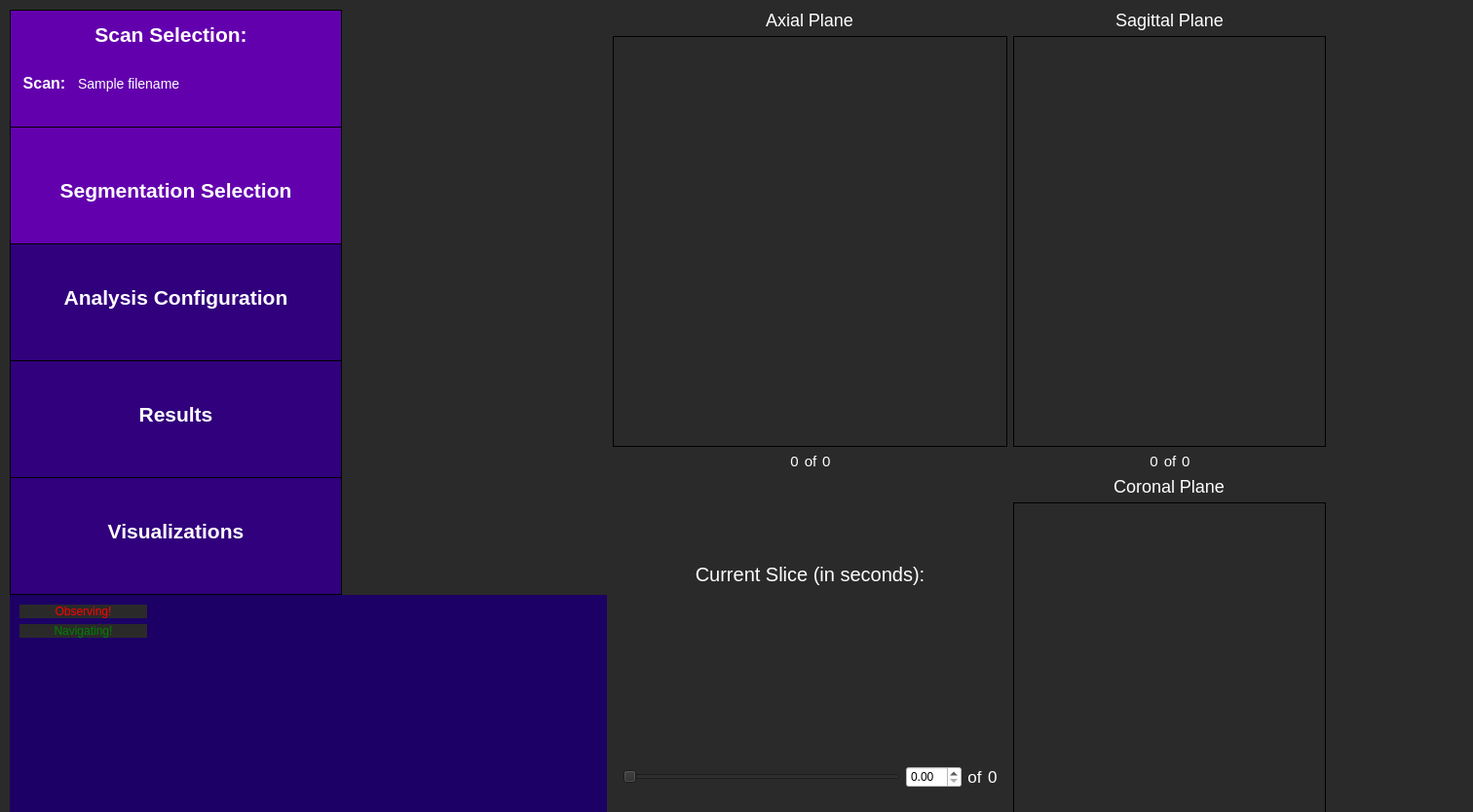
<?xml version="1.0" encoding="UTF-8"?>
<ui version="4.0">
 <class>confirmVoi</class>
 <widget class="QWidget" name="confirmVoi">
  <property name="geometry">
   <rect>
    <x>0</x>
    <y>0</y>
    <width>1512</width>
    <height>834</height>
   </rect>
  </property>
  <property name="minimumSize">
   <size>
    <width>0</width>
    <height>0</height>
   </size>
  </property>
  <property name="windowTitle">
   <string>Confirm Segmentation</string>
  </property>
  <property name="styleSheet">
   <string notr="true">QWidget {
	background: rgb(42, 42, 42);
}</string>
  </property>
  <widget class="QWidget" name="horizontalLayoutWidget_4">
   <property name="geometry">
    <rect>
     <x>10</x>
     <y>10</y>
     <width>1351</width>
     <height>951</height>
    </rect>
   </property>
   <layout class="QHBoxLayout" name="full_screen_layout" stretch="0,0">
    <item>
     <layout class="QVBoxLayout" name="side_bar_layout" stretch="0,0">
      <property name="spacing">
       <number>0</number>
      </property>
      <property name="sizeConstraint">
       <enum>QLayout::SetMaximumSize</enum>
      </property>
      <item>
       <widget class="QWidget" name="sidebar" native="true">
        <property name="minimumSize">
         <size>
          <width>341</width>
          <height>601</height>
         </size>
        </property>
        <property name="maximumSize">
         <size>
          <width>241</width>
          <height>601</height>
         </size>
        </property>
        <property name="toolTip">
         <string>&lt;html&gt;&lt;head/&gt;&lt;body&gt;&lt;p&gt;&lt;br/&gt;&lt;/p&gt;&lt;/body&gt;&lt;/html&gt;</string>
        </property>
        <property name="styleSheet">
         <string notr="true">QWidget {
	background-color: rgb(28, 0, 101);
}</string>
        </property>
        <widget class="QFrame" name="scanSelectionSidebar_2">
         <property name="geometry">
          <rect>
           <x>0</x>
           <y>0</y>
           <width>341</width>
           <height>121</height>
          </rect>
         </property>
         <property name="minimumSize">
          <size>
           <width>341</width>
           <height>121</height>
          </size>
         </property>
         <property name="maximumSize">
          <size>
           <width>341</width>
           <height>121</height>
          </size>
         </property>
         <property name="styleSheet">
          <string notr="true">QFrame {
	background-color: rgb(99, 0, 174);
	border: 1px solid black;
}</string>
         </property>
         <property name="frameShape">
          <enum>QFrame::StyledPanel</enum>
         </property>
         <property name="frameShadow">
          <enum>QFrame::Raised</enum>
         </property>
         <widget class="QLabel" name="scanSelectionLabelSidebar_2">
          <property name="geometry">
           <rect>
            <x>70</x>
            <y>0</y>
            <width>191</width>
            <height>51</height>
           </rect>
          </property>
          <property name="styleSheet">
           <string notr="true">QLabel {
	font-size: 21px;
	color: rgb(255, 255, 255);
	background-color: rgba(255, 255, 255, 0);
	border: 0px;
	font-weight: bold;
}</string>
          </property>
          <property name="text">
           <string>Scan Selection:</string>
          </property>
          <property name="alignment">
           <set>Qt::AlignCenter</set>
          </property>
         </widget>
         <widget class="QLabel" name="scanLabel_2">
          <property name="geometry">
           <rect>
            <x>-60</x>
            <y>50</y>
            <width>191</width>
            <height>51</height>
           </rect>
          </property>
          <property name="styleSheet">
           <string notr="true">QLabel {
	font-size: 16px;
	color: rgb(255, 255, 255);
	background-color: rgba(255, 255, 255, 0);
	border: 0px;
	font-weight: bold;
}</string>
          </property>
          <property name="text">
           <string>Scan:</string>
          </property>
          <property name="alignment">
           <set>Qt::AlignCenter</set>
          </property>
         </widget>
         <widget class="QLabel" name="scan_name_input">
          <property name="geometry">
           <rect>
            <x>70</x>
            <y>50</y>
            <width>261</width>
            <height>51</height>
           </rect>
          </property>
          <property name="styleSheet">
           <string notr="true">QLabel {
	font-size: 14px;
	color: rgb(255, 255, 255);
	background-color: rgba(255, 255, 255, 0);
	border: 0px;
}</string>
          </property>
          <property name="text">
           <string>Sample filename </string>
          </property>
          <property name="alignment">
           <set>Qt::AlignLeading|Qt::AlignLeft|Qt::AlignVCenter</set>
          </property>
         </widget>
        </widget>
        <widget class="QFrame" name="segSidebar_2">
         <property name="geometry">
          <rect>
           <x>0</x>
           <y>120</y>
           <width>341</width>
           <height>121</height>
          </rect>
         </property>
         <property name="maximumSize">
          <size>
           <width>341</width>
           <height>121</height>
          </size>
         </property>
         <property name="styleSheet">
          <string notr="true">QFrame {
	background-color: rgb(99, 0, 174);
	border: 1px solid black;
}</string>
         </property>
         <property name="frameShape">
          <enum>QFrame::StyledPanel</enum>
         </property>
         <property name="frameShadow">
          <enum>QFrame::Raised</enum>
         </property>
         <widget class="QLabel" name="segSidebarLabel_2">
          <property name="geometry">
           <rect>
            <x>0</x>
            <y>40</y>
            <width>341</width>
            <height>51</height>
           </rect>
          </property>
          <property name="styleSheet">
           <string notr="true">QLabel {
	font-size: 21px;
	color: rgb(255, 255, 255);
	background-color: rgba(255, 255, 255, 0);
	border: 0px;
	font-weight: bold;
}</string>
          </property>
          <property name="text">
           <string>Segmentation Selection</string>
          </property>
          <property name="alignment">
           <set>Qt::AlignCenter</set>
          </property>
         </widget>
        </widget>
        <widget class="QFrame" name="resultsSidebar_2">
         <property name="geometry">
          <rect>
           <x>0</x>
           <y>360</y>
           <width>341</width>
           <height>121</height>
          </rect>
         </property>
         <property name="minimumSize">
          <size>
           <width>341</width>
           <height>121</height>
          </size>
         </property>
         <property name="maximumSize">
          <size>
           <width>341</width>
           <height>121</height>
          </size>
         </property>
         <property name="styleSheet">
          <string notr="true">QFrame {
	background-color:  rgb(49, 0, 124);
	border: 1px solid black;
}</string>
         </property>
         <property name="frameShape">
          <enum>QFrame::StyledPanel</enum>
         </property>
         <property name="frameShadow">
          <enum>QFrame::Raised</enum>
         </property>
         <widget class="QLabel" name="resultsLabel_2">
          <property name="geometry">
           <rect>
            <x>0</x>
            <y>30</y>
            <width>341</width>
            <height>51</height>
           </rect>
          </property>
          <property name="styleSheet">
           <string notr="true">QLabel {
	font-size: 21px;
	color: rgb(255, 255, 255);
	background-color: rgba(255, 255, 255, 0);
	border: 0px;
	font-weight: bold;
}</string>
          </property>
          <property name="text">
           <string>Results</string>
          </property>
          <property name="alignment">
           <set>Qt::AlignCenter</set>
          </property>
         </widget>
        </widget>
        <widget class="QFrame" name="visualizationsSidebar_2">
         <property name="geometry">
          <rect>
           <x>0</x>
           <y>480</y>
           <width>341</width>
           <height>121</height>
          </rect>
         </property>
         <property name="minimumSize">
          <size>
           <width>341</width>
           <height>121</height>
          </size>
         </property>
         <property name="maximumSize">
          <size>
           <width>341</width>
           <height>121</height>
          </size>
         </property>
         <property name="styleSheet">
          <string notr="true">QFrame {
	background-color:  rgb(49, 0, 124);
	border: 1px solid black;
}</string>
         </property>
         <property name="frameShape">
          <enum>QFrame::StyledPanel</enum>
         </property>
         <property name="frameShadow">
          <enum>QFrame::Raised</enum>
         </property>
         <widget class="QLabel" name="visualizationsLabel_2">
          <property name="geometry">
           <rect>
            <x>20</x>
            <y>30</y>
            <width>301</width>
            <height>51</height>
           </rect>
          </property>
          <property name="styleSheet">
           <string notr="true">QLabel {
	font-size: 21px;
	color: rgb(255, 255, 255);
	background-color: rgba(255, 255, 255, 0);
	border: 0px;
	font-weight: bold;
}</string>
          </property>
          <property name="text">
           <string>Visualizations</string>
          </property>
          <property name="alignment">
           <set>Qt::AlignCenter</set>
          </property>
         </widget>
        </widget>
        <widget class="QFrame" name="analysisConfigSidebar_2">
         <property name="geometry">
          <rect>
           <x>0</x>
           <y>240</y>
           <width>341</width>
           <height>121</height>
          </rect>
         </property>
         <property name="maximumSize">
          <size>
           <width>341</width>
           <height>121</height>
          </size>
         </property>
         <property name="styleSheet">
          <string notr="true">QFrame {
	background-color: rgb(49, 0, 124);
	border: 1px solid black;
}</string>
         </property>
         <property name="frameShape">
          <enum>QFrame::StyledPanel</enum>
         </property>
         <property name="frameShadow">
          <enum>QFrame::Raised</enum>
         </property>
         <widget class="QLabel" name="analysisConfigLabel_2">
          <property name="geometry">
           <rect>
            <x>0</x>
            <y>30</y>
            <width>341</width>
            <height>51</height>
           </rect>
          </property>
          <property name="styleSheet">
           <string notr="true">QLabel {
	font-size: 21px;
	color: rgb(255, 255, 255);
	background-color: rgba(255, 255, 255, 0);
	border: 0px;
	font-weight:bold;
}</string>
          </property>
          <property name="text">
           <string>Analysis Configuration</string>
          </property>
          <property name="alignment">
           <set>Qt::AlignCenter</set>
          </property>
         </widget>
        </widget>
       </widget>
      </item>
      <item>
       <widget class="QFrame" name="gridFrame_3">
        <property name="minimumSize">
         <size>
          <width>341</width>
          <height>0</height>
         </size>
        </property>
        <property name="maximumSize">
         <size>
          <width>341</width>
          <height>16777215</height>
         </size>
        </property>
        <property name="styleSheet">
         <string notr="true">QFrame {
	background-color: rgb(28, 0, 101);
}</string>
        </property>
        <layout class="QGridLayout" name="backButtonGrid_4" rowstretch="0,0,0,0">
         <property name="sizeConstraint">
          <enum>QLayout::SetMinAndMaxSize</enum>
         </property>
         <property name="leftMargin">
          <number>10</number>
         </property>
         <property name="topMargin">
          <number>10</number>
         </property>
         <property name="rightMargin">
          <number>10</number>
         </property>
         <property name="bottomMargin">
          <number>10</number>
         </property>
         <item row="0" column="0">
          <widget class="QLabel" name="observing_label">
           <property name="styleSheet">
            <string notr="true">QLabel { background-color : rgb(42, 42, 42); color : red; }</string>
           </property>
           <property name="text">
            <string>Observing!</string>
           </property>
           <property name="alignment">
            <set>Qt::AlignCenter</set>
           </property>
          </widget>
         </item>
         <item row="1" column="0">
          <widget class="QLabel" name="navigating_label">
           <property name="styleSheet">
            <string notr="true">QLabel { background-color : rgb(42, 42, 42); color : green; }</string>
           </property>
           <property name="text">
            <string>Navigating!</string>
           </property>
           <property name="alignment">
            <set>Qt::AlignCenter</set>
           </property>
          </widget>
         </item>
         <item row="3" column="1">
          <spacer name="horizontalSpacer_4">
           <property name="orientation">
            <enum>Qt::Horizontal</enum>
           </property>
           <property name="sizeHint" stdset="0">
            <size>
             <width>40</width>
             <height>20</height>
            </size>
           </property>
          </spacer>
         </item>
         <item row="2" column="0">
          <spacer name="verticalSpacer_6">
           <property name="orientation">
            <enum>Qt::Vertical</enum>
           </property>
           <property name="sizeHint" stdset="0">
            <size>
             <width>20</width>
             <height>40</height>
            </size>
           </property>
          </spacer>
         </item>
         <item row="3" column="2">
          <widget class="QPushButton" name="toggle_crosshair_visibility_button">
           <property name="minimumSize">
            <size>
             <width>131</width>
             <height>41</height>
            </size>
           </property>
           <property name="maximumSize">
            <size>
             <width>131</width>
             <height>41</height>
            </size>
           </property>
           <property name="styleSheet">
            <string notr="true">QPushButton {
	color: white;
	font-size: 16px;
	background: rgb(90, 37, 255);
	border-radius: 15px;
}</string>
           </property>
           <property name="text">
            <string>Show/Hide Cross</string>
           </property>
          </widget>
         </item>
         <item row="3" column="0">
          <widget class="QPushButton" name="back_button">
           <property name="minimumSize">
            <size>
             <width>131</width>
             <height>41</height>
            </size>
           </property>
           <property name="maximumSize">
            <size>
             <width>131</width>
             <height>41</height>
            </size>
           </property>
           <property name="styleSheet">
            <string notr="true">QPushButton {
	color: white;
	font-size: 16px;
	background: rgb(90, 37, 255);
	border-radius: 15px;
}</string>
           </property>
           <property name="text">
            <string>Back</string>
           </property>
          </widget>
         </item>
        </layout>
       </widget>
      </item>
     </layout>
    </item>
    <item>
     <layout class="QGridLayout" name="voi_layout" columnstretch="1,1">
      <item row="0" column="1">
       <layout class="QVBoxLayout" name="verticalLayout_6">
        <item alignment="Qt::AlignHCenter|Qt::AlignVCenter">
         <widget class="QLabel" name="sag_plane_label">
          <property name="sizePolicy">
           <sizepolicy hsizetype="Fixed" vsizetype="Fixed">
            <horstretch>0</horstretch>
            <verstretch>0</verstretch>
           </sizepolicy>
          </property>
          <property name="styleSheet">
           <string notr="true">QLabel {
	font-size: 18px;
	color: rgb(255, 255, 255);
	background-color: rgba(255, 255, 255, 0);
}</string>
          </property>
          <property name="text">
           <string>Sagittal Plane</string>
          </property>
          <property name="alignment">
           <set>Qt::AlignCenter</set>
          </property>
          <property name="textInteractionFlags">
           <set>Qt::NoTextInteraction</set>
          </property>
         </widget>
        </item>
        <item>
         <widget class="QLabel" name="sag_plane">
          <property name="sizePolicy">
           <sizepolicy hsizetype="Preferred" vsizetype="Preferred">
            <horstretch>1</horstretch>
            <verstretch>1</verstretch>
           </sizepolicy>
          </property>
          <property name="minimumSize">
           <size>
            <width>321</width>
            <height>301</height>
           </size>
          </property>
          <property name="cursor">
           <cursorShape>ArrowCursor</cursorShape>
          </property>
          <property name="mouseTracking">
           <bool>true</bool>
          </property>
          <property name="frameShape">
           <enum>QFrame::Box</enum>
          </property>
          <property name="text">
           <string/>
          </property>
         </widget>
        </item>
        <item>
         <layout class="QHBoxLayout" name="horizontalLayout_7" stretch="1,0,1">
          <property name="spacing">
           <number>5</number>
          </property>
          <item alignment="Qt::AlignRight|Qt::AlignVCenter">
           <widget class="QLabel" name="sag_frame_num">
            <property name="sizePolicy">
             <sizepolicy hsizetype="Fixed" vsizetype="Fixed">
              <horstretch>0</horstretch>
              <verstretch>0</verstretch>
             </sizepolicy>
            </property>
            <property name="styleSheet">
             <string notr="true">QLabel {
	font-size: 15px;
	color: rgb(255, 255, 255);
	background-color: rgba(255, 255, 255, 0);
}</string>
            </property>
            <property name="text">
             <string>0</string>
            </property>
            <property name="alignment">
             <set>Qt::AlignCenter</set>
            </property>
            <property name="textInteractionFlags">
             <set>Qt::NoTextInteraction</set>
            </property>
           </widget>
          </item>
          <item alignment="Qt::AlignHCenter|Qt::AlignVCenter">
           <widget class="QLabel" name="sag_of_label">
            <property name="sizePolicy">
             <sizepolicy hsizetype="Fixed" vsizetype="Fixed">
              <horstretch>0</horstretch>
              <verstretch>0</verstretch>
             </sizepolicy>
            </property>
            <property name="styleSheet">
             <string notr="true">QLabel {
	font-size: 15px;
	color: rgb(255, 255, 255);
	background-color: rgba(255, 255, 255, 0);
}</string>
            </property>
            <property name="text">
             <string>of</string>
            </property>
            <property name="alignment">
             <set>Qt::AlignCenter</set>
            </property>
            <property name="textInteractionFlags">
             <set>Qt::NoTextInteraction</set>
            </property>
           </widget>
          </item>
          <item alignment="Qt::AlignLeft|Qt::AlignVCenter">
           <widget class="QLabel" name="sag_total_frames">
            <property name="sizePolicy">
             <sizepolicy hsizetype="Fixed" vsizetype="Fixed">
              <horstretch>0</horstretch>
              <verstretch>0</verstretch>
             </sizepolicy>
            </property>
            <property name="styleSheet">
             <string notr="true">QLabel {
	font-size: 15px;
	color: rgb(255, 255, 255);
	background-color: rgba(255, 255, 255, 0);
}</string>
            </property>
            <property name="text">
             <string>0</string>
            </property>
            <property name="alignment">
             <set>Qt::AlignLeading|Qt::AlignLeft|Qt::AlignVCenter</set>
            </property>
            <property name="textInteractionFlags">
             <set>Qt::NoTextInteraction</set>
            </property>
           </widget>
          </item>
         </layout>
        </item>
       </layout>
      </item>
      <item row="0" column="0">
       <layout class="QVBoxLayout" name="verticalLayout_4">
        <item alignment="Qt::AlignHCenter|Qt::AlignVCenter">
         <widget class="QLabel" name="ax_plane_label">
          <property name="sizePolicy">
           <sizepolicy hsizetype="Fixed" vsizetype="Fixed">
            <horstretch>0</horstretch>
            <verstretch>0</verstretch>
           </sizepolicy>
          </property>
          <property name="styleSheet">
           <string notr="true">QLabel {
	font-size: 18px;
	color: rgb(255, 255, 255);
	background-color: rgba(255, 255, 255, 0);
}</string>
          </property>
          <property name="text">
           <string>Axial Plane</string>
          </property>
          <property name="alignment">
           <set>Qt::AlignCenter</set>
          </property>
          <property name="textInteractionFlags">
           <set>Qt::NoTextInteraction</set>
          </property>
         </widget>
        </item>
        <item>
         <widget class="QLabel" name="ax_plane">
          <property name="sizePolicy">
           <sizepolicy hsizetype="Preferred" vsizetype="Preferred">
            <horstretch>1</horstretch>
            <verstretch>1</verstretch>
           </sizepolicy>
          </property>
          <property name="minimumSize">
           <size>
            <width>321</width>
            <height>301</height>
           </size>
          </property>
          <property name="cursor">
           <cursorShape>ArrowCursor</cursorShape>
          </property>
          <property name="mouseTracking">
           <bool>true</bool>
          </property>
          <property name="frameShape">
           <enum>QFrame::Box</enum>
          </property>
          <property name="text">
           <string/>
          </property>
         </widget>
        </item>
        <item>
         <layout class="QHBoxLayout" name="horizontalLayout_6" stretch="1,0,1">
          <property name="spacing">
           <number>5</number>
          </property>
          <property name="sizeConstraint">
           <enum>QLayout::SetDefaultConstraint</enum>
          </property>
          <item alignment="Qt::AlignRight|Qt::AlignVCenter">
           <widget class="QLabel" name="ax_frame_num">
            <property name="sizePolicy">
             <sizepolicy hsizetype="Fixed" vsizetype="Fixed">
              <horstretch>0</horstretch>
              <verstretch>0</verstretch>
             </sizepolicy>
            </property>
            <property name="styleSheet">
             <string notr="true">QLabel {
	font-size: 15px;
	color: rgb(255, 255, 255);
	background-color: rgba(255, 255, 255, 0);
}</string>
            </property>
            <property name="text">
             <string>0</string>
            </property>
            <property name="alignment">
             <set>Qt::AlignCenter</set>
            </property>
            <property name="textInteractionFlags">
             <set>Qt::NoTextInteraction</set>
            </property>
           </widget>
          </item>
          <item alignment="Qt::AlignHCenter|Qt::AlignVCenter">
           <widget class="QLabel" name="ax_of_label">
            <property name="sizePolicy">
             <sizepolicy hsizetype="Fixed" vsizetype="Fixed">
              <horstretch>0</horstretch>
              <verstretch>0</verstretch>
             </sizepolicy>
            </property>
            <property name="styleSheet">
             <string notr="true">QLabel {
	font-size: 15px;
	color: rgb(255, 255, 255);
	background-color: rgba(255, 255, 255, 0);
}</string>
            </property>
            <property name="text">
             <string>of</string>
            </property>
            <property name="alignment">
             <set>Qt::AlignCenter</set>
            </property>
            <property name="textInteractionFlags">
             <set>Qt::NoTextInteraction</set>
            </property>
           </widget>
          </item>
          <item alignment="Qt::AlignLeft|Qt::AlignVCenter">
           <widget class="QLabel" name="ax_total_frames">
            <property name="sizePolicy">
             <sizepolicy hsizetype="Fixed" vsizetype="Fixed">
              <horstretch>0</horstretch>
              <verstretch>0</verstretch>
             </sizepolicy>
            </property>
            <property name="styleSheet">
             <string notr="true">QLabel {
	font-size: 15px;
	color: rgb(255, 255, 255);
	background-color: rgba(255, 255, 255, 0);
}</string>
            </property>
            <property name="text">
             <string>0</string>
            </property>
            <property name="alignment">
             <set>Qt::AlignLeading|Qt::AlignLeft|Qt::AlignVCenter</set>
            </property>
            <property name="textInteractionFlags">
             <set>Qt::NoTextInteraction</set>
            </property>
           </widget>
          </item>
         </layout>
        </item>
       </layout>
      </item>
      <item row="1" column="1">
       <layout class="QVBoxLayout" name="verticalLayout_7">
        <item alignment="Qt::AlignHCenter|Qt::AlignVCenter">
         <widget class="QLabel" name="cor_plane_label">
          <property name="sizePolicy">
           <sizepolicy hsizetype="Fixed" vsizetype="Fixed">
            <horstretch>0</horstretch>
            <verstretch>0</verstretch>
           </sizepolicy>
          </property>
          <property name="styleSheet">
           <string notr="true">QLabel {
	font-size: 18px;
	color: rgb(255, 255, 255);
	background-color: rgba(255, 255, 255, 0);
}</string>
          </property>
          <property name="text">
           <string>Coronal Plane</string>
          </property>
          <property name="alignment">
           <set>Qt::AlignCenter</set>
          </property>
          <property name="textInteractionFlags">
           <set>Qt::NoTextInteraction</set>
          </property>
         </widget>
        </item>
        <item>
         <widget class="QLabel" name="cor_plane">
          <property name="sizePolicy">
           <sizepolicy hsizetype="Preferred" vsizetype="Preferred">
            <horstretch>1</horstretch>
            <verstretch>1</verstretch>
           </sizepolicy>
          </property>
          <property name="minimumSize">
           <size>
            <width>321</width>
            <height>301</height>
           </size>
          </property>
          <property name="cursor">
           <cursorShape>ArrowCursor</cursorShape>
          </property>
          <property name="mouseTracking">
           <bool>true</bool>
          </property>
          <property name="frameShape">
           <enum>QFrame::Box</enum>
          </property>
          <property name="text">
           <string/>
          </property>
         </widget>
        </item>
        <item>
         <layout class="QHBoxLayout" name="horizontalLayout_8" stretch="1,0,1">
          <property name="spacing">
           <number>5</number>
          </property>
          <item alignment="Qt::AlignRight|Qt::AlignVCenter">
           <widget class="QLabel" name="cor_frame_num">
            <property name="sizePolicy">
             <sizepolicy hsizetype="Fixed" vsizetype="Fixed">
              <horstretch>0</horstretch>
              <verstretch>0</verstretch>
             </sizepolicy>
            </property>
            <property name="styleSheet">
             <string notr="true">QLabel {
	font-size: 15px;
	color: rgb(255, 255, 255);
	background-color: rgba(255, 255, 255, 0);
}</string>
            </property>
            <property name="text">
             <string>0</string>
            </property>
            <property name="alignment">
             <set>Qt::AlignCenter</set>
            </property>
            <property name="textInteractionFlags">
             <set>Qt::NoTextInteraction</set>
            </property>
           </widget>
          </item>
          <item alignment="Qt::AlignHCenter|Qt::AlignVCenter">
           <widget class="QLabel" name="cor_of_label">
            <property name="sizePolicy">
             <sizepolicy hsizetype="Fixed" vsizetype="Fixed">
              <horstretch>0</horstretch>
              <verstretch>0</verstretch>
             </sizepolicy>
            </property>
            <property name="styleSheet">
             <string notr="true">QLabel {
	font-size: 15px;
	color: rgb(255, 255, 255);
	background-color: rgba(255, 255, 255, 0);
}</string>
            </property>
            <property name="text">
             <string>of</string>
            </property>
            <property name="alignment">
             <set>Qt::AlignCenter</set>
            </property>
            <property name="textInteractionFlags">
             <set>Qt::NoTextInteraction</set>
            </property>
           </widget>
          </item>
          <item alignment="Qt::AlignLeft|Qt::AlignVCenter">
           <widget class="QLabel" name="cor_total_frames">
            <property name="sizePolicy">
             <sizepolicy hsizetype="Fixed" vsizetype="Fixed">
              <horstretch>0</horstretch>
              <verstretch>0</verstretch>
             </sizepolicy>
            </property>
            <property name="styleSheet">
             <string notr="true">QLabel {
	font-size: 15px;
	color: rgb(255, 255, 255);
	background-color: rgba(255, 255, 255, 0);
}</string>
            </property>
            <property name="text">
             <string>0</string>
            </property>
            <property name="alignment">
             <set>Qt::AlignLeading|Qt::AlignLeft|Qt::AlignVCenter</set>
            </property>
            <property name="textInteractionFlags">
             <set>Qt::NoTextInteraction</set>
            </property>
           </widget>
          </item>
         </layout>
        </item>
       </layout>
      </item>
      <item row="1" column="0">
       <layout class="QVBoxLayout" name="verticalLayout_5">
        <property name="leftMargin">
         <number>10</number>
        </property>
        <property name="rightMargin">
         <number>10</number>
        </property>
        <property name="bottomMargin">
         <number>20</number>
        </property>
        <item>
         <layout class="QVBoxLayout" name="verticalLayout_2">
          <item>
           <widget class="QLabel" name="cur_slice_label">
            <property name="styleSheet">
             <string notr="true">QLabel {
	font-size: 20px;
	color: rgb(255, 255, 255);
	background-color: rgba(255, 255, 255, 0);
}</string>
            </property>
            <property name="text">
             <string>Current Slice (in seconds):</string>
            </property>
            <property name="textFormat">
             <enum>Qt::AutoText</enum>
            </property>
            <property name="scaledContents">
             <bool>false</bool>
            </property>
            <property name="alignment">
             <set>Qt::AlignCenter</set>
            </property>
            <property name="wordWrap">
             <bool>true</bool>
            </property>
           </widget>
          </item>
          <item>
           <layout class="QHBoxLayout" name="horizontalLayout_5" stretch="1,0,0,0">
            <item alignment="Qt::AlignHCenter|Qt::AlignVCenter">
             <widget class="QSlider" name="cur_slice_slider">
              <property name="minimumSize">
               <size>
                <width>285</width>
                <height>0</height>
               </size>
              </property>
              <property name="maximumSize">
               <size>
                <width>285</width>
                <height>16777215</height>
               </size>
              </property>
              <property name="styleSheet">
               <string notr="true">QSlider {
	color: white;
}</string>
              </property>
              <property name="orientation">
               <enum>Qt::Horizontal</enum>
              </property>
             </widget>
            </item>
            <item alignment="Qt::AlignRight|Qt::AlignVCenter">
             <widget class="QDoubleSpinBox" name="cur_slice_spin_box">
              <property name="maximumSize">
               <size>
                <width>70</width>
                <height>16777215</height>
               </size>
              </property>
              <property name="styleSheet">
               <string notr="true">QDoubleSpinBox {
	background: white;
	color: black;
}</string>
              </property>
             </widget>
            </item>
            <item alignment="Qt::AlignHCenter|Qt::AlignVCenter">
             <widget class="QLabel" name="cur_slice_of_label">
              <property name="styleSheet">
               <string notr="true">QLabel {
	font-size: 17px;
	color: rgb(255, 255, 255);
	background-color: rgba(255, 255, 255, 0);
}</string>
              </property>
              <property name="text">
               <string>of</string>
              </property>
              <property name="alignment">
               <set>Qt::AlignCenter</set>
              </property>
              <property name="textInteractionFlags">
               <set>Qt::NoTextInteraction</set>
              </property>
             </widget>
            </item>
            <item alignment="Qt::AlignLeft|Qt::AlignVCenter">
             <widget class="QLabel" name="cur_slice_total">
              <property name="styleSheet">
               <string notr="true">QLabel {
	font-size: 17px;
	color: rgb(255, 255, 255);
	background-color: rgba(255, 255, 255, 0);
}</string>
              </property>
              <property name="text">
               <string>0</string>
              </property>
              <property name="alignment">
               <set>Qt::AlignLeading|Qt::AlignLeft|Qt::AlignVCenter</set>
              </property>
              <property name="textInteractionFlags">
               <set>Qt::NoTextInteraction</set>
              </property>
             </widget>
            </item>
           </layout>
          </item>
         </layout>
        </item>
        <item>
         <layout class="QHBoxLayout" name="horizontalLayout_2">
          <property name="rightMargin">
           <number>0</number>
          </property>
          <property name="bottomMargin">
           <number>0</number>
          </property>
          <item>
           <widget class="QPushButton" name="confirm_voi_button">
            <property name="minimumSize">
             <size>
              <width>0</width>
              <height>36</height>
             </size>
            </property>
            <property name="styleSheet">
             <string notr="true">QPushButton {
	color: white;
	font-size: 16px;
	background: rgb(90, 37, 255);
	border-radius: 15px;
}</string>
            </property>
            <property name="text">
             <string>Confirm Segmentation</string>
            </property>
            <property name="checkable">
             <bool>false</bool>
            </property>
           </widget>
          </item>
         </layout>
        </item>
       </layout>
      </item>
     </layout>
    </item>
   </layout>
  </widget>
 </widget>
 <resources/>
 <connections/>
</ui>
